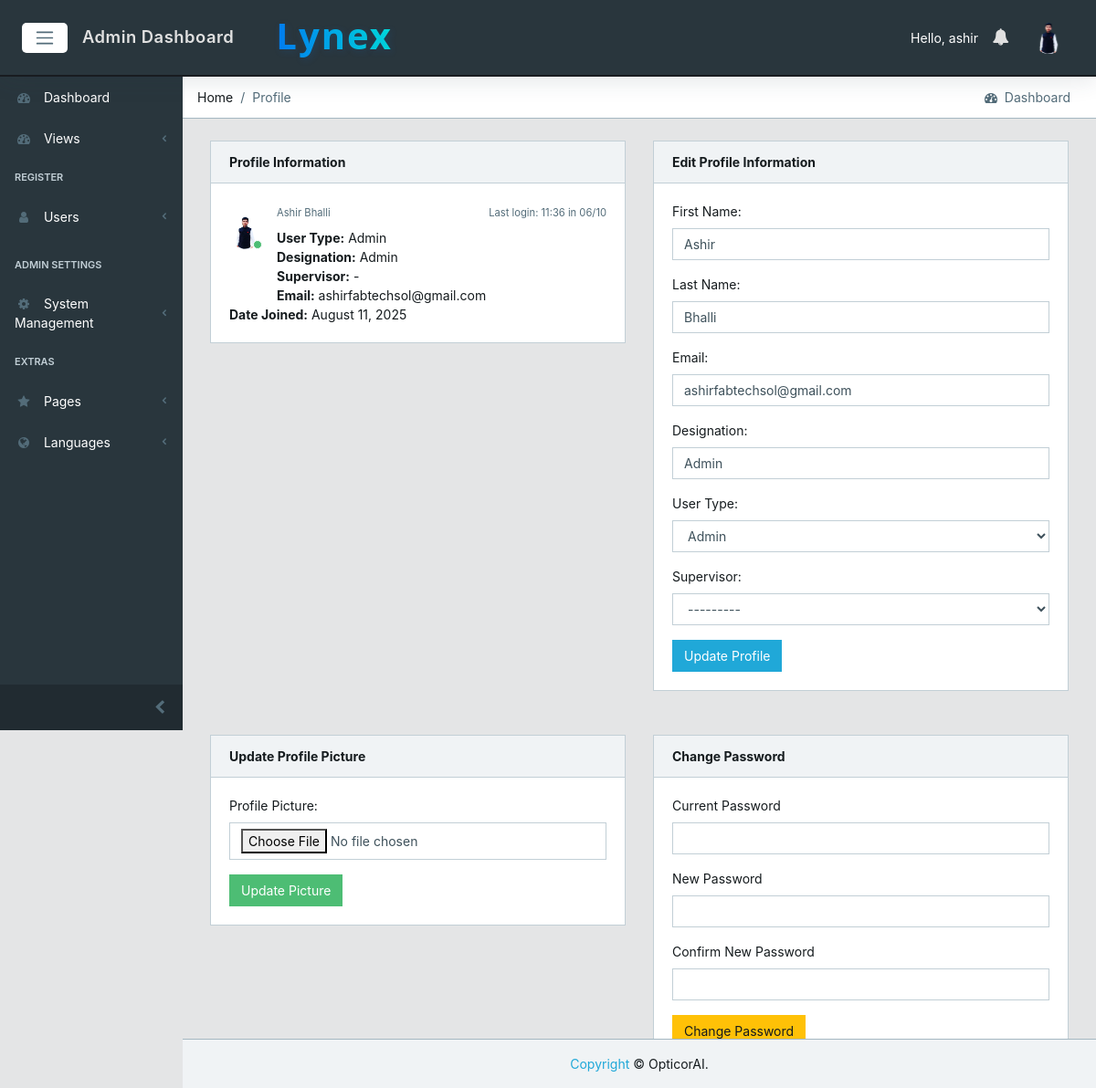
/users/profile (signed in), run on the app's committed database.
### core/models.py (models this page shows, shortened)
class CustomUser(AbstractUser):
    email = models.EmailField(unique=True)  # Make email unique for authentication
    user_type = models.CharField(max_length=15, choices=USER_TYPE_CHOICES, db_index=True)
    designation = models.CharField(max_length=100, blank=True, null=True)
    created_by = models.ForeignKey('self', on_delete=models.SET_NULL, null=True, blank=True, related_name='created_users')
    created_date = models.DateField(auto_now_add=True)
    created_time = models.TimeField(auto_now_add=True)
    under_supervision = models.ForeignKey('self', on_delete=models.SET_NULL, null=True, blank=True, related_name='supervised_users')
    avatar = models.ImageField(upload_to='core/avatar', blank=True, null=True)
    @property
    def avatar_url(self):
        try:
            if self.avatar:
                url = getattr(self.avatar, 'url', None)
                if url and ('cloudinary' in url or 'res.cloudinary.com' in url):
                    return url
                avatar_path = getattr(self.avatar, 'path', None)
                if avatar_path and os.path.isfile(avatar_path) and url:
                    return url
        except Exception:
            pass
        return static('core/img/avatar/blank_profile.png')

### core/views.py (the view, shortened to what this page needs)
# urls.py: path('users/profile', views.ProfileView.as_view(), name='profile'),
class ProfileView(LoginRequiredMixin, View):
    def get(self, request):
        user = request.user
        form = UserProfileEditForm(instance=user, user=user)
        class AvatarForm(forms.Form):
            avatar = forms.ImageField(
                required=False,
                widget=forms.FileInput(attrs={'class': 'form-control'})
            )
        avatar_form = AvatarForm()
        class PasswordForm(forms.Form):
            current_password = forms.CharField(widget=forms.PasswordInput(attrs={'class': 'form-control'}), label='Current Password')
            new_password = forms.CharField(widget=forms.PasswordInput(attrs={'class': 'form-control'}), label='New Password')
            confirm_password = forms.CharField(widget=forms.PasswordInput(attrs={'class': 'form-control'}), label='Confirm New Password')
        context = {
            'profile_form': form,
            'img_form': avatar_form,
            'password_form': PasswordForm(),
            'logged_user': user,
        }
        return render(request, 'core/profile.html', context)

### core/templates/core/profile.html (shortened to what this page needs)
{% extends 'core/base.html' %}
{% load static %}
{% block breadcrumb %}
        <li class="breadcrumb-item">Home</li>
        <li class="breadcrumb-item active">Profile</li>
{% endblock breadcrumb%}
{% block content %}
<div class="container-fluid">
  <div id="ui-view" style="opacity: 1;"><div class="animated fadeIn">
        <div class="row">
            <div class="col-12">
                <div class="row">
                    <div class="col-12 col-md-6">
                        <div class="card">
                            <div class="card-header d-flex justify-content-between align-items-center">
                                <strong>Profile Information</strong>
                            </div>
                            <div class="card-body">
                                <div class="message">
                                    <div class="py-3 pb-5 mr-3 float-left">
                                        <div class="avatar">
                                            <img src="{{ logged_user.avatar_url }}" class="img-avatar" alt="img">
                                            <span class="avatar-status badge-success"></span>
                                        </div>
                                    </div>
                                    <div>
                                        <small class="text-muted">{{ logged_user.get_full_name }}</small>
                                        {% if logged_user.last_login %}
                                        <small class="text-muted float-right mt-1">Last login: {{ logged_user.last_login|date:"H:i" }} in {{ logged_user.last_login|date:"d/m" }}</small>
                                        {% endif %}
                                    </div>
                                    <div class="mt-2" data-i18n-skip>
                                        <strong>User Type:</strong> {{ logged_user.get_user_type_display }}<br>
                                        <strong>Designation:</strong> {{ logged_user.designation }}<br>
                                        <strong>Supervisor:</strong> {{ logged_user.under_supervision.username|default:'-' }}<br>
                                        <strong>Email:</strong> {{ logged_user.email }}<br>
                                        <strong>Date Joined:</strong> {{ logged_user.date_joined|date:"F d, Y" }}
                                    </div>
                                </div>
                            </div>
                        </div>
                    </div>
                    <div class="col-12 col-md-6">
                        <div class="card">
                            <div class="card-header">
                                <strong>Edit Profile Information</strong>
                            </div>
                            <div class="card-body">
                                <form method="post" enctype="multipart/form-data">
                                    <div class="form-group">
                                        <label for="{{ profile_form.first_name.id_for_label }}">First Name:</label>
                                        {{ profile_form.first_name }}
                                    </div>
                                    <div class="form-group">
                                        <label for="{{ profile_form.last_name.id_for_label }}">Last Name:</label>
                                        {{ profile_form.last_name }}
                                    </div>
                                    {% if profile_form.email %}
                                    <div class="form-group">
                                        <label for="{{ profile_form.email.id_for_label }}">Email:</label>
                                        {{ profile_form.email }}
                                    </div>
                                    {% endif %}
                                    {% if profile_form.designation %}
                                    <div class="form-group">
                                        <label for="{{ profile_form.designation.id_for_label }}">Designation:</label>
                                        {{ profile_form.designation }}
                                    </div>
                                    {% endif %}
                                    {% if profile_form.user_type %}
                                    <div class="form-group">
                                        <label for="{{ profile_form.user_type.id_for_label }}">User Type:</label>
                                        {{ profile_form.user_type }}
                                    </div>
                                    {% endif %}
                                    {% if profile_form.under_supervision %}
                                    <div class="form-group">
                                        <label for="{{ profile_form.under_supervision.id_for_label }}">Supervisor:</label>
                                        {{ profile_form.under_supervision }}
                                    </div>
                                    {% endif %}
                                    <button type="submit" name="update_profile" class="btn btn-primary">Update Profile</button>
                                </form>
                            </div>
                        </div>
                    </div>
                </div>
                <div class="row mt-4">
                    <div class="col-12 col-md-6">
                        <div class="card">
                            <div class="card-header">
                                <strong>Update Profile Picture</strong>
                            </div>
                            <div class="card-body">
                                <form method="post" enctype="multipart/form-data">
                                    <div class="form-group">
                                        <label for="{{ img_form.avatar.id_for_label }}">Profile Picture:</label>
                                        {{ img_form.avatar }}
                                    </div>
                                    <button type="submit" name="update_avatar" class="btn btn-success">Update Picture</button>
                                </form>
                            </div>
                        </div>
                    </div>
                    <div class="col-12 col-md-6">
                        <div class="card">
                            <div class="card-header">
                                <strong>Change Password</strong>
                            </div>
                            <div class="card-body">
                                <form method="post">
                                    <div class="form-group">
                                        <label>Current Password</label>
                                        {{ password_form.current_password }}
                                    </div>
                                    <div class="form-group">
                                        <label>New Password</label>
                                        {{ password_form.new_password }}
                                    </div>
                                    <div class="form-group">
                                        <label>Confirm New Password</label>
                                        {{ password_form.confirm_password }}
                                    </div>
                                    <button type="submit" name="change_password" class="btn btn-warning">Change Password</button>
                                </form>
                            </div>
                        </div>
                    </div>
                </div>
            </div>
        </div>
    </div>
</div>
{% endblock %}

### core/templates/core/base.html (shortened to what this page needs)
{% load static %}
<!DOCTYPE html>
<html lang="en">
<head>
  <link href="{% static 'core/css/font-awesome.min.css' %}" rel="stylesheet">
  <link href="{% static 'core/css/simple-line-icons.min.css' %}" rel="stylesheet">
  <link href="{% static 'core/css/estilo.css' %}" rel="stylesheet">
  <link href="{% static 'core/css/style.css' %}" rel="stylesheet">
  {% get_static_prefix as STATIC_PREFIX %}
</head>
{% block body %}
<body class="app header-fixed sidebar-fixed aside-menu-fixed aside-menu-hidden">
  <header class="app-header navbar">
    <button class="navbar-toggler sidebar-toggler d-md-down-none" type="button">
      <span class="navbar-toggler-icon"></span>
    </button>
    <ul class="nav navbar-nav d-md-down-none">
      <li class="nav-item px-3">
        <a class="nav-link" href="{% url 'core:dashboard' %}">
          {% if user.user_type == 'admin' %}<span data-i18n="nav.admin_dashboard">Admin Dashboard</span>
          {% elif user.user_type == 'manager' %}<span data-i18n="nav.manager_dashboard">Manager Dashboard</span>
          {% else %}<span data-i18n="nav.employee_dashboard">Employee Dashboard</span>{% endif %}
        </a>
      </li>
    </ul>
    <div class="brand-gui d-none d-md-inline">
      <a href="{% url 'core:dashboard' %}"><h1 class="company-name">Lynex</h1></a>
    </div>
    <ul class="nav navbar-nav ml-auto">
      {% if user.is_authenticated %}
      <li class="text-white d-none d-md-inline" data-i18n-skip>Hello, {{ user.username }}</li>
      {% else %}
      <li class="text-muted">
        <a href="{% url 'core:login' %}">sign in</a>
      </li>
      {% endif %}
      <li class="nav-item dropdown">
        <a class="nav-link" data-toggle="dropdown" href="#" role="button" aria-haspopup="true" aria-expanded="false">
          <i class="fa fa-bell"></i>
        </a>
      </li>
      <li class="nav-item dropdown">
        <a class="nav-link" data-toggle="dropdown" href="#" role="button" aria-haspopup="true" aria-expanded="false">
          {% if user.is_authenticated and logged_user %}
            <img src="{{ logged_user.avatar_url }}" class="img-avatar" alt="img">
          {% else %}
            <img src="{% static 'core/img/avatar/blank_profile.png' %}" class="img-avatar" alt="img">
          {% endif %}
        </a>
      </li>
    </ul>
  </header>
  <div class="app-body">
    <div class="sidebar">
      <nav class="sidebar-nav">
        <ul class="nav">
          <li class="nav-item">
            <a class="nav-link" href="{% url 'core:dashboard' %}"><i class="fa fa-tachometer"></i> <span data-i18n="nav.dashboard">Dashboard</span></a>
          </li>
          <li class="nav-item nav-dropdown">
            <a class="nav-link nav-dropdown-toggle" href="#"><i class="fa fa-tachometer"></i> <span data-i18n="nav.views">Views</span></a>
          </li>
          <li class="nav-title">
            <span data-i18n="nav.register">Register</span>
          </li>
          {% if user.user_type == 'admin' %}
          <li class="nav-item nav-dropdown">
            <a class="nav-link nav-dropdown-toggle" href="#"><i class="fa fa-user"></i> <span data-i18n="nav.users">Users</span></a>
          </li>
          {% endif %}
          {% if user.user_type == 'admin' %}
          <li class="divider"></li>
          <li class="nav-title">
            <span data-i18n="nav.admin_settings">Admin Settings</span>
          </li>
          <li class="nav-item nav-dropdown">
            <a class="nav-link nav-dropdown-toggle" href="#"><i class="fa fa-cog"></i> <span data-i18n="nav.system_management">System Management</span></a>
          </li>
          {% endif %}
          <li class="nav-title">
            <span data-i18n="nav.extras">Extras</span>
          </li>
          <li class="nav-item nav-dropdown">
            <a class="nav-link nav-dropdown-toggle" href="#"><i class="fa fa-star"></i> <span data-i18n="nav.pages">Pages</span></a>
          </li>
          <li class="nav-item nav-dropdown">
            <a class="nav-link nav-dropdown-toggle" href="#"><i class="fa fa-globe"></i> <span data-i18n="nav.languages">Languages</span></a>
          </li>
        </ul>
      </nav>
      <button class="sidebar-minimizer brand-minimizer" type="button"></button>
    </div>
    <main class="main">
      <ol class="breadcrumb">
        {% block breadcrumb %}{% endblock breadcrumb%}
        <li class="breadcrumb-menu d-md-down-none">
          <div class="btn-group" role="group" aria-label="Button group">
            <a class="btn" href="./"><i class="fa fa-tachometer"></i> &nbsp;<span data-i18n="nav.dashboard">Dashboard</span></a>
          </div>
        </li>
      </ol>
{% block content %}
{% endblock %}
    </main>
  </div>
  <footer class="app-footer text-center justify-content-center fixed-bottom py-2 py-lg-3">
    <span><a href="#" data-i18n="footer.copyright">Copyright</a> © OpticorAI.</span>
  </footer>
</body>
{% endblock body %}
</html>

### data on the page
CustomUser: username "ashir", avatar_url (picture), get_full_name "Ashir Bhalli", last_login "11:36", last_login "06/10", user_type "Admin", designation "Admin", under_supervision.username "-", email "ashirfabtechsol@gmail.com", date_joined "August 11, 2025", first_name "Ashir", last_name "Bhalli", under_supervision "---------"
